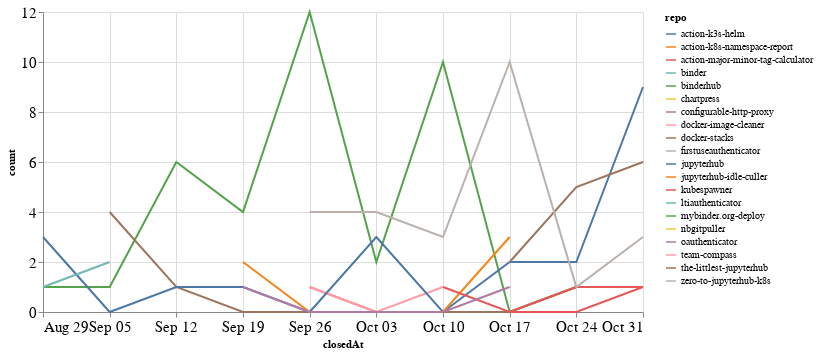

The notebook cell saved with this chart:
### Code cell
closed_by_time = closed_by.groupby('repo').resample('W', on='closedAt').count()['author'].reset_index()
closed_by_time = closed_by_time.rename(columns={'author': 'count'})

alt.Chart(closed_by_time, width=600).mark_line().encode(
    x='closedAt',
    y='count',
    color='repo',
    tooltip="repo"
)

### Figure 1 — Vega-Lite specification as saved in the notebook (floating-point values rounded to 4 significant figures)
{"config": {"axisLeft": {"labelFontSize": 15}, "axisBottom": {"labelFontSize": 15}}, "data": {"name": "data-74b4c82fc904ab36e6baa5f0d2feccbd"}, "mark": "line", "encoding": {"color": {"type": "nominal", "field": "repo"}, "tooltip": {"type": "nominal", "field": "repo"}, "x": {"type": "temporal", "field": "closedAt"}, "y": {"type": "quantitative", "field": "count"}}, "width": 600, "$schema": "https://vega.github.io/schema/vega-lite/v4.8.1.json", "datasets": {"data-74b4c82fc904ab36e6baa5f0d2feccbd": [{"repo": "action-k3s-helm", "closedAt": "2021-10-10T00:00:00", "count": 2}, {"repo": "action-k8s-namespace-report", "closedAt": "2021-09-26T00:00:00", "count": 1}, {"repo": "action-major-minor-tag-calculator", "closedAt": "2021-09-26T00:00:00", "count": 1}, {"repo": "action-major-minor-tag-calculator", "closedAt": "2021-10-03T00:00:00", "count": 0}, {"repo": "action-major-minor-tag-calculator", "closedAt": "2021-10-10T00:00:00", "count": 0}, {"repo": "action-major-minor-tag-calculator", "closedAt": "2021-10-17T00:00:00", "count": 0}, {"repo": "action-major-minor-tag-calculator", "closedAt": "2021-10-24T00:00:00", "count": 0}, {"repo": "action-major-minor-tag-calculator", "closedAt": "2021-10-31T00:00:00", "count": 1}, {"repo": "binder", "closedAt": "2021-10-03T00:00:00", "count": 1}, {"repo": "binderhub", "closedAt": "2021-08-29T00:00:00", "count": 1}, {"repo": "binderhub", "closedAt": "2021-09-05T00:00:00", "count": 1}, {"repo": "binderhub", "closedAt": "2021-09-12T00:00:00", "count": 6}, {"repo": "binderhub", "closedAt": "2021-09-19T00:00:00", "count": 4}, {"repo": "binderhub", "closedAt": "2021-09-26T00:00:00", "count": 12}, {"repo": "binderhub", "closedAt": "2021-10-03T00:00:00", "count": 2}, {"repo": "binderhub", "closedAt": "2021-10-10T00:00:00", "count": 10}, {"repo": "binderhub", "closedAt": "2021-10-17T00:00:00", "count": 0}, {"repo": "binderhub", "closedAt": "2021-10-24T00:00:00", "count": 1}, {"repo": "chartpress", "closedAt": "2021-09-05T00:00:00", "count": 1}, {"repo": "configurable-http-proxy", "closedAt": "2021-09-19T00:00:00", "count": 1}, {"repo": "docker-image-cleaner", "closedAt": "2021-09-26T00:00:00", "count": 1}, {"repo": "docker-image-cleaner", "closedAt": "2021-10-03T00:00:00", "count": 0}, {"repo": "docker-image-cleaner", "closedAt": "2021-10-10T00:00:00", "count": 1}, {"repo": "docker-stacks", "closedAt": "2021-09-05T00:00:00", "count": 4}, {"repo": "docker-stacks", "closedAt": "2021-09-12T00:00:00", "count": 1}, {"repo": "docker-stacks", "closedAt": "2021-09-19T00:00:00", "count": 0}, {"repo": "docker-stacks", "closedAt": "2021-09-26T00:00:00", "count": 0}, {"repo": "docker-stacks", "closedAt": "2021-10-03T00:00:00", "count": 0}, {"repo": "docker-stacks", "closedAt": "2021-10-10T00:00:00", "count": 0}, {"repo": "docker-stacks", "closedAt": "2021-10-17T00:00:00", "count": 0}, {"repo": "docker-stacks", "closedAt": "2021-10-24T00:00:00", "count": 1}, {"repo": "firstuseauthenticator", "closedAt": "2021-10-31T00:00:00", "count": 4}, {"repo": "jupyterhub", "closedAt": "2021-08-29T00:00:00", "count": 3}, {"repo": "jupyterhub", "closedAt": "2021-09-05T00:00:00", "count": 0}, {"repo": "jupyterhub", "closedAt": "2021-09-12T00:00:00", "count": 1}, {"repo": "jupyterhub", "closedAt": "2021-09-19T00:00:00", "count": 1}, {"repo": "jupyterhub", "closedAt": "2021-09-26T00:00:00", "count": 0}, {"repo": "jupyterhub", "closedAt": "2021-10-03T00:00:00", "count": 3}, {"repo": "jupyterhub", "closedAt": "2021-10-10T00:00:00", "count": 0}, {"repo": "jupyterhub", "closedAt": "2021-10-17T00:00:00", "count": 2}, {"repo": "jupyterhub", "closedAt": "2021-10-24T00:00:00", "count": 2}, {"repo": "jupyterhub", "closedAt": "2021-10-31T00:00:00", "count": 9}, {"repo": "jupyterhub-idle-culler", "closedAt": "2021-09-19T00:00:00", "count": 2}, {"repo": "jupyterhub-idle-culler", "closedAt": "2021-09-26T00:00:00", "count": 0}, {"repo": "jupyterhub-idle-culler", "closedAt": "2021-10-03T00:00:00", "count": 0}, {"repo": "jupyterhub-idle-culler", "closedAt": "2021-10-10T00:00:00", "count": 0}, {"repo": "jupyterhub-idle-culler", "closedAt": "2021-10-17T00:00:00", "count": 3}, {"repo": "kubespawner", "closedAt": "2021-10-10T00:00:00", "count": 1}, {"repo": "kubespawner", "closedAt": "2021-10-17T00:00:00", "count": 0}, {"repo": "kubespawner", "closedAt": "2021-10-24T00:00:00", "count": 1}, {"repo": "kubespawner", "closedAt": "2021-10-31T00:00:00", "count": 1}, {"repo": "ltiauthenticator", "closedAt": "2021-08-29T00:00:00", "count": 1}, {"repo": "ltiauthenticator", "closedAt": "2021-09-05T00:00:00", "count": 2}, {"repo": "mybinder.org-deploy", "closedAt": "2021-10-17T00:00:00", "count": 1}, {"repo": "nbgitpuller", "closedAt": "2021-09-05T00:00:00", "count": 5}, {"repo": "oauthenticator", "closedAt": "2021-09-19T00:00:00", "count": 1}, {"repo": "oauthenticator", "closedAt": "2021-09-26T00:00:00", "count": 0}, {"repo": "oauthenticator", "closedAt": "2021-10-03T00:00:00", "count": 0}, {"repo": "oauthenticator", "closedAt": "2021-10-10T00:00:00", "count": 0}, {"repo": "oauthenticator", "closedAt": "2021-10-17T00:00:00", "count": 1}, {"repo": "team-compass", "closedAt": "2021-10-03T00:00:00", "count": 1}, {"repo": "the-littlest-jupyterhub", "closedAt": "2021-10-17T00:00:00", "count": 2}, {"repo": "the-littlest-jupyterhub", "closedAt": "2021-10-24T00:00:00", "count": 5}, {"repo": "the-littlest-jupyterhub", "closedAt": "2021-10-31T00:00:00", "count": 6}, {"repo": "zero-to-jupyterhub-k8s", "closedAt": "2021-09-26T00:00:00", "count": 4}, {"repo": "zero-to-jupyterhub-k8s", "closedAt": "2021-10-03T00:00:00", "count": 4}, {"repo": "zero-to-jupyterhub-k8s", "closedAt": "2021-10-10T00:00:00", "count": 3}, {"repo": "zero-to-jupyterhub-k8s", "closedAt": "2021-10-17T00:00:00", "count": 10}, {"repo": "zero-to-jupyterhub-k8s", "closedAt": "2021-10-24T00:00:00", "count": 1}, {"repo": "zero-to-jupyterhub-k8s", "closedAt": "2021-10-31T00:00:00", "count": 3}]}}
